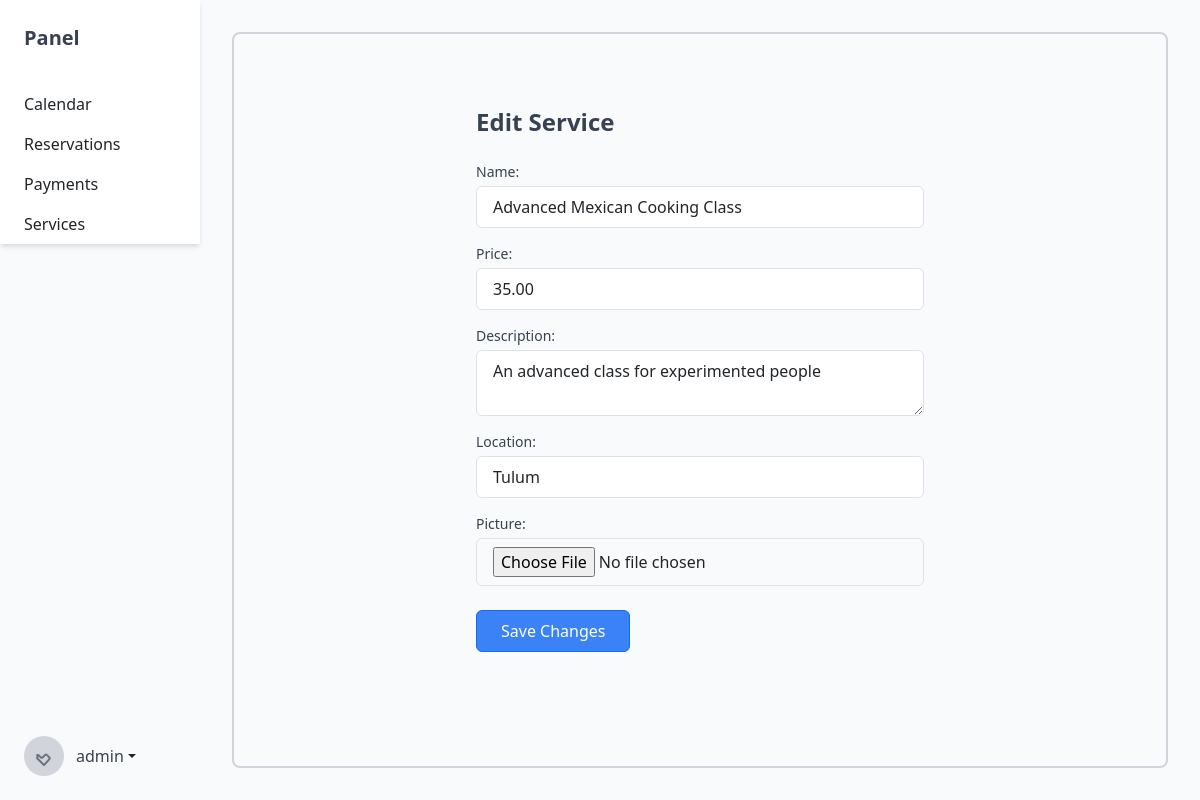
Before: /panel/services/edit/1 (signed in) with the older database file.
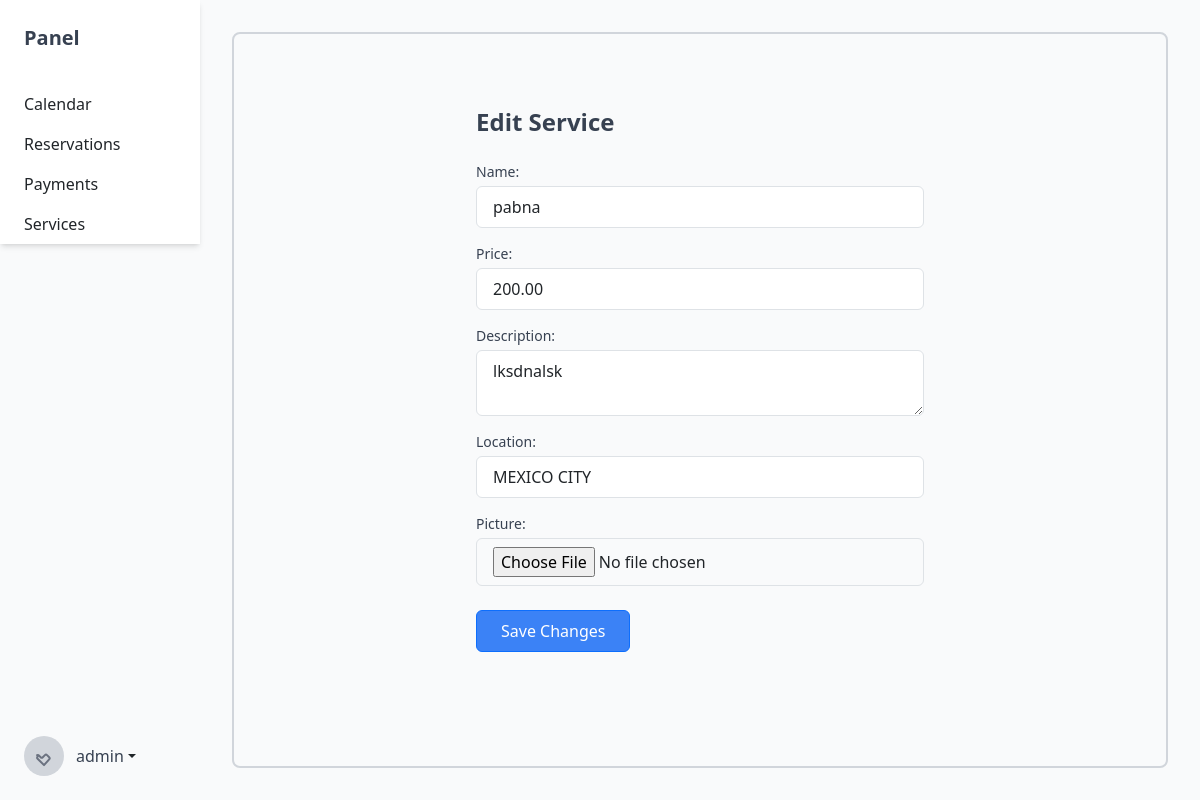
After: the same page with the newer database file.
### panel/models.py (models this page shows, shortened)
class Service(models.Model):
    name = models.CharField(max_length=200)
    price = models.DecimalField(max_digits=6, decimal_places=2)
    description = models.TextField()
    space = models.ForeignKey(ClassSpaceModel, on_delete=models.CASCADE)
    picture = models.ImageField(upload_to="pictures/")
    location = models.CharField(max_length=200)
    inicio = models.TimeField(blank=True, null=True)
    fin = models.TimeField(blank=True, null=True)

### panel/views.py (the view)
# urls.py: path("services/edit/<int:service_id>", superuser_required(edit_service_view), name="edit_service"),
def edit_service_view(request, service_id):
    service = Service.objects.get(id=service_id)
    if request.method == "POST":
        form = ServiceForm(request.POST, request.FILES, instance=service)
        if form.is_valid():
            form.save()
            url = reverse("panel:services")
            return redirect(url)
    else:
        form = ServiceForm(instance=service)
    return render(request, "panel/services.edit.html", context={"service": service})

### class_reservation/urls.py (called while the page is built)
def is_superuser(user):
    return user.is_superuser

def superuser_required(view_func):
    return user_passes_test(lambda user: is_superuser(user))(view_func)

### templates/panel/services.edit.html (shortened to what this page needs)
{% extends "panel/panel.base.html" %}
{% block content %}
<div class="w-full max-w-md mx-auto mt-5">
    <h1 class="text-2xl font-semibold text-gray-700 mb-4">Edit Service</h1>
    <form method="POST" action="{% url 'panel:edit_service' service.id %}" enctype="multipart/form-data" class="space-y-4">
        <div class="form-group">
            <label for="name" class="block text-sm font-medium text-gray-700">Name:</label>
            <input type="text" id="name" name="name" value="{{ service.name }}" class="mt-1 block w-full py-2 px-3 border border-gray-300 rounded-md">
        </div>
        <div class="form-group">
            <label for="price" class="block text-sm font-medium text-gray-700">Price:</label>
            <input type="number" id="price" name="price" value="{{ service.price }}" class="mt-1 block w-full py-2 px-3 border border-gray-300 rounded-md">
        </div>
        <div class="form-group">
            <label for="description" class="block text-sm font-medium text-gray-700">Description:</label>
            <textarea id="description" name="description" class="mt-1 block w-full py-2 px-3 border border-gray-300 rounded-md">{{ service.description }}</textarea>
        </div>
        <div class="form-group">
            <label for="location" class="block text-sm font-medium text-gray-700">Location:</label>
            <input type="text" id="location" name="location" value="{{ service.location }}" class="mt-1 block w-full py-2 px-3 border border-gray-300 rounded-md">
        </div>
        <div class="form-group">
            <label for="picture" class="block text-sm font-medium text-gray-700">Picture:</label>
            <input type="file" id="picture" name="picture" class="mt-1 block w-full py-2 px-3 border border-gray-300 rounded-md">
        </div>
        <button type="submit" class="btn btn-primary mt-4 py-2 px-4 rounded-md bg-blue-500 text-white">Save Changes</button>
    </form>
</div>
{% endblock %}

Changed rows visible on the page:
changed Service: name "Advanced Mexican Cooking Class" → "pabna"; price "35.00" → "200.00"; description "An advanced class for experimented people" → "lksdnalsk"; location "Tulum" → "MEXICO CITY"
